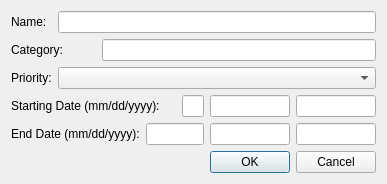
<?xml version="1.0" encoding="UTF-8"?>
<ui version="4.0">
 <class>addDialog</class>
 <widget class="QDialog" name="addDialog">
  <property name="geometry">
   <rect>
    <x>0</x>
    <y>0</y>
    <width>375</width>
    <height>171</height>
   </rect>
  </property>
  <property name="windowTitle">
   <string>Dialog</string>
  </property>
  <layout class="QGridLayout" name="gridLayout">
   <item row="0" column="1" colspan="6">
    <widget class="QLineEdit" name="lineEdit">
     <property name="whatsThis">
      <string>&lt;html&gt;&lt;head/&gt;&lt;body&gt;&lt;p&gt;Enter task name&lt;/p&gt;&lt;/body&gt;&lt;/html&gt;</string>
     </property>
    </widget>
   </item>
   <item row="2" column="0">
    <widget class="QLabel" name="label_3">
     <property name="text">
      <string>Priority:</string>
     </property>
    </widget>
   </item>
   <item row="2" column="1" colspan="6">
    <widget class="QComboBox" name="comboBox">
     <property name="whatsThis">
      <string>&lt;html&gt;&lt;head/&gt;&lt;body&gt;&lt;p&gt;Select priority level&lt;/p&gt;&lt;/body&gt;&lt;/html&gt;</string>
     </property>
    </widget>
   </item>
   <item row="4" column="5">
    <widget class="QLineEdit" name="lineEdit_8">
     <property name="whatsThis">
      <string>&lt;html&gt;&lt;head/&gt;&lt;body&gt;&lt;p&gt;Enter the end date's month&lt;/p&gt;&lt;/body&gt;&lt;/html&gt;</string>
     </property>
    </widget>
   </item>
   <item row="3" column="0" colspan="4">
    <widget class="QLabel" name="label_4">
     <property name="text">
      <string>Starting Date (mm/dd/yyyy):</string>
     </property>
    </widget>
   </item>
   <item row="1" column="0" colspan="2">
    <widget class="QLabel" name="label_2">
     <property name="text">
      <string>Category:</string>
     </property>
    </widget>
   </item>
   <item row="4" column="3" colspan="2">
    <widget class="QLineEdit" name="lineEdit_7">
     <property name="whatsThis">
      <string>&lt;html&gt;&lt;head/&gt;&lt;body&gt;&lt;p&gt;Enter the end date's month&lt;/p&gt;&lt;/body&gt;&lt;/html&gt;</string>
     </property>
    </widget>
   </item>
   <item row="4" column="6">
    <widget class="QLineEdit" name="lineEdit_9">
     <property name="whatsThis">
      <string>&lt;html&gt;&lt;head/&gt;&lt;body&gt;&lt;p&gt;Enter the end date's year&lt;/p&gt;&lt;/body&gt;&lt;/html&gt;</string>
     </property>
    </widget>
   </item>
   <item row="5" column="5" colspan="2">
    <widget class="QDialogButtonBox" name="buttonBox">
     <property name="orientation">
      <enum>Qt::Horizontal</enum>
     </property>
     <property name="standardButtons">
      <set>QDialogButtonBox::Cancel|QDialogButtonBox::Ok</set>
     </property>
    </widget>
   </item>
   <item row="1" column="2" colspan="5">
    <widget class="QLineEdit" name="lineEdit_2">
     <property name="whatsThis">
      <string>&lt;html&gt;&lt;head/&gt;&lt;body&gt;&lt;p&gt;Enter category name&lt;/p&gt;&lt;/body&gt;&lt;/html&gt;</string>
     </property>
    </widget>
   </item>
   <item row="3" column="6">
    <widget class="QLineEdit" name="lineEdit_6">
     <property name="whatsThis">
      <string>&lt;html&gt;&lt;head/&gt;&lt;body&gt;&lt;p&gt;Enter the start date's year&lt;/p&gt;&lt;/body&gt;&lt;/html&gt;</string>
     </property>
    </widget>
   </item>
   <item row="0" column="0">
    <widget class="QLabel" name="label">
     <property name="text">
      <string>Name:</string>
     </property>
    </widget>
   </item>
   <item row="3" column="4">
    <widget class="QLineEdit" name="lineEdit_4">
     <property name="whatsThis">
      <string>&lt;html&gt;&lt;head/&gt;&lt;body&gt;&lt;p&gt;Enter the start date's month&lt;/p&gt;&lt;/body&gt;&lt;/html&gt;</string>
     </property>
    </widget>
   </item>
   <item row="4" column="0" colspan="3">
    <widget class="QLabel" name="label_5">
     <property name="text">
      <string>End Date (mm/dd/yyyy):</string>
     </property>
    </widget>
   </item>
   <item row="3" column="5">
    <widget class="QLineEdit" name="lineEdit_5">
     <property name="whatsThis">
      <string>&lt;html&gt;&lt;head/&gt;&lt;body&gt;&lt;p&gt;Enter the start date's day&lt;/p&gt;&lt;/body&gt;&lt;/html&gt;</string>
     </property>
    </widget>
   </item>
  </layout>
  <zorder>label</zorder>
  <zorder>label_3</zorder>
  <zorder>label_2</zorder>
  <zorder>label_5</zorder>
  <zorder>label_4</zorder>
  <zorder>buttonBox</zorder>
  <zorder>lineEdit_4</zorder>
  <zorder>lineEdit_5</zorder>
  <zorder>lineEdit_6</zorder>
  <zorder>lineEdit_7</zorder>
  <zorder>lineEdit_8</zorder>
  <zorder>lineEdit_9</zorder>
  <zorder>lineEdit_2</zorder>
  <zorder>comboBox</zorder>
  <zorder>lineEdit</zorder>
 </widget>
 <tabstops>
  <tabstop>lineEdit</tabstop>
  <tabstop>lineEdit_2</tabstop>
  <tabstop>comboBox</tabstop>
  <tabstop>lineEdit_4</tabstop>
  <tabstop>lineEdit_5</tabstop>
  <tabstop>lineEdit_6</tabstop>
  <tabstop>lineEdit_7</tabstop>
  <tabstop>lineEdit_8</tabstop>
  <tabstop>lineEdit_9</tabstop>
 </tabstops>
 <resources/>
 <connections>
  <connection>
   <sender>buttonBox</sender>
   <signal>accepted()</signal>
   <receiver>addDialog</receiver>
   <slot>accept()</slot>
   <hints>
    <hint type="sourcelabel">
     <x>224</x>
     <y>140</y>
    </hint>
    <hint type="destinationlabel">
     <x>157</x>
     <y>170</y>
    </hint>
   </hints>
  </connection>
  <connection>
   <sender>buttonBox</sender>
   <signal>rejected()</signal>
   <receiver>addDialog</receiver>
   <slot>reject()</slot>
   <hints>
    <hint type="sourcelabel">
     <x>291</x>
     <y>146</y>
    </hint>
    <hint type="destinationlabel">
     <x>286</x>
     <y>170</y>
    </hint>
   </hints>
  </connection>
 </connections>
</ui>
